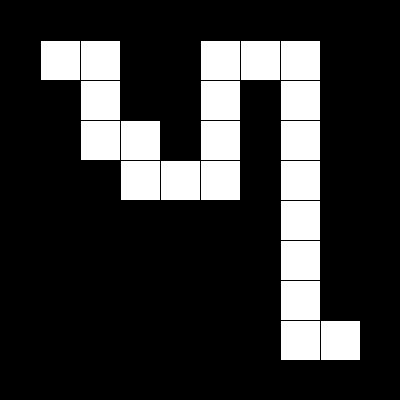
Frame 1 (no input)
Frame 60 (the mouse pressed at the canvas centre just before this capture): identical to frame 1, image omitted
Frame 120 (the mouse held since frame 60 and released just before this capture): identical to frame 1, image omitted

The Processing sketch that drew this single still picture (run headless with seeded random() and noise(); from frame 60 on, the mouse is pressed at the canvas centre):

// Processing sketch: week15_5_maze_2D_array_draw
// ── week15_5_maze_2D_array_draw.pde
int [][]maze={
  {1,1,1,1,1,1,1,1,1,1},
  {1,0,0,1,1,0,0,0,1,1},
  {1,1,0,1,1,0,1,0,1,1},
  {1,1,0,0,1,0,1,0,1,1},
  {1,1,1,0,0,0,1,0,1,1},
  {1,1,1,1,1,1,1,0,1,1},
  {1,1,1,1,1,1,1,0,1,1},
  {1,1,1,1,1,1,1,0,1,1},
  {1,1,1,1,1,1,1,0,0,1},
  {1,1,1,1,1,1,1,1,1,1}
};
void setup(){
  size(400,400);
}
void draw(){
  for(int i=0;i<maze.length; i++){
    for(int j=0;j<maze[0].length;j++){
      if(maze[i][j]==1) fill(0);
      else fill(255);
      rect(j*40,i*40,40,40);
    }
  }
}
